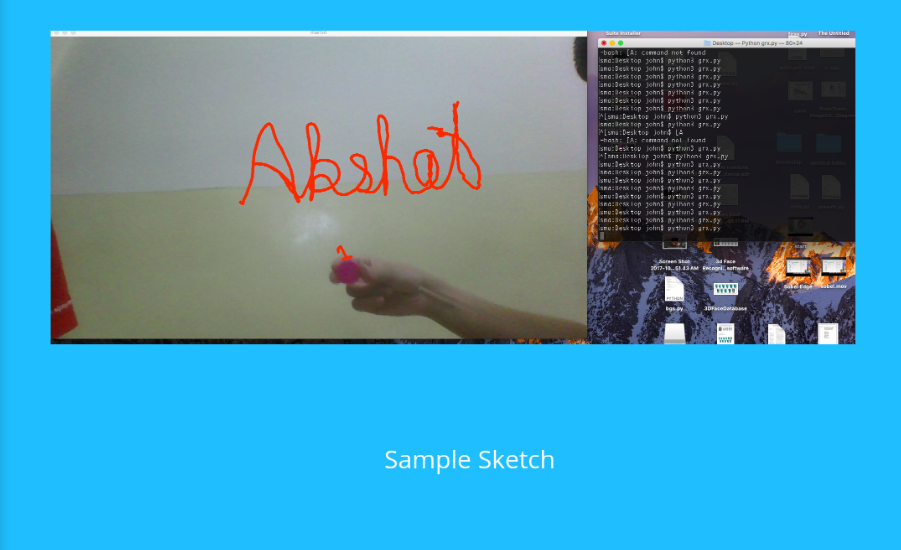
#> input picture part-5/sketch.png, 901 x 550 px, given in place of the camera
$ python grx.py
#> lines starting #> are read from the running program, lines starting #| are printed output that depends on the picture; after the words box and inside, x2 and y2 are one past the last pixel; in counts of white or black regions, pixels touching at a corner belong together
import cv2
import numpy as np

from collections import deque

pts = deque()
cap = cv2.VideoCapture(0)

# Info : ZOOM in the frame to get the RGB value of the corresponding pixel

# The range of color for the object to be detected in HSV
hsv_supremum = np.array([172, 221, 255])
hsv_infinum = np.array([150, 40, 130])


def operate(frame):
	frame_copy = frame.copy()
	frame_ret = frame.copy()

	# Converting the frame from BGR format to HSV format, Hue Saturation Value GOOGle for more
	frame_copy = cv2.cvtColor(frame, cv2.COLOR_BGR2HSV)

	# Thresholding the frame to get our object(color) tracked
	mask = cv2.inRange(frame_copy, hsv_infinum, hsv_supremum)
	mask = cv2.medianBlur(mask, 5)
	mask = cv2.erode(mask, None, iterations=2)
	mask = cv2.dilate(mask, None, iterations=2)

	#cv2.imshow('mask', mask)

	# Obtaining the binary Image for the corresponding mask
	res = cv2.bitwise_and(frame_ret,frame_ret, mask= mask)

	#cv2.imshow('res', res)
	# The result can be improved by smoothening the frame

	mask_copy = mask.copy()
	cnts = cv2.findContours(mask.copy(), cv2.RETR_EXTERNAL, cv2.CHAIN_APPROX_SIMPLE)[-2]
	center = None

	if len(cnts) > 0:
		c = max(cnts, key = cv2.contourArea)
		((x, y), radius) = cv2.minEnclosingCircle(c)

		M = cv2.moments(c)
		center = (int(M["m10"] / M["m00"]), int(M["m01"] / M["m00"]))

		if radius > 10:
			cv2.circle(frame_ret, (int(x), int(y)), int(radius), (0, 150, 255), 2)
			cv2.circle(frame_ret, center, 5, (0, 0, 255), -1)

	pts.appendleft(center)
	#print(pts[0])

	for i in range(1 , len(pts)):
		if pts[i-1] is None or pts[i] is None:
			continue
		thickness = 6
		cv2.line(frame_ret, pts[i-1], pts[i], (0, 0, 255), thickness)


	return frame_ret


while True:
	# Let's capture/read the frames for the video
	_, frame = cap.read()
#> frame is the input picture: shape (550, 901, 3); mean B, G, R 181, 151.8, 74.4

	# This frame captured is flipped, Lets's get the mirror effect
	frame = cv2.flip(frame, 1)
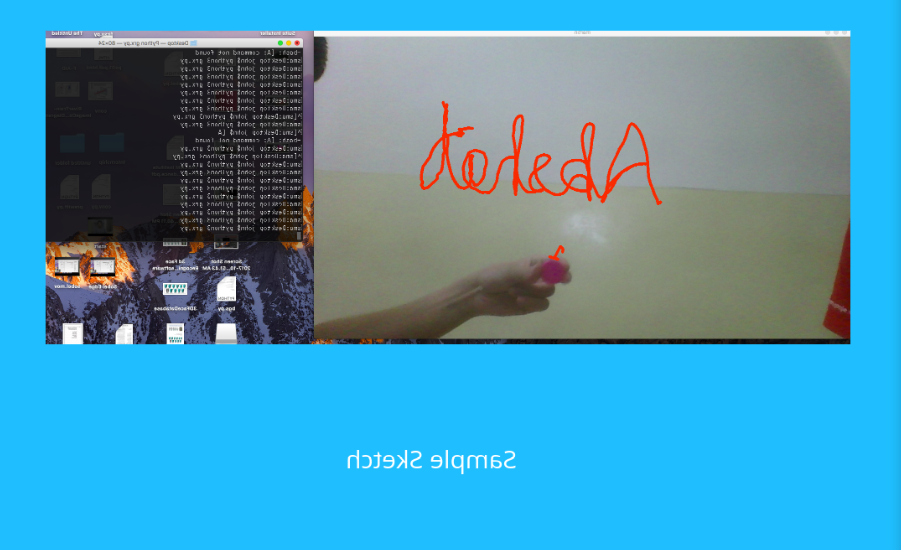
#> frame: shape (550, 901, 3); mean B, G, R 181, 151.8, 74.4

	# Any operations on the frame captured will be processed in the operate(frame) method
	final_frame = operate(frame)
#> in operate, `frame_copy = cv2.cvtColor(frame, cv2.COLOR_BGR2HSV)`: frame_copy: shape (550, 901, 3); mean H, S, V 87.6, 131.5, 187.8
#> in operate, `mask = cv2.inRange(frame_copy, hsv_infinum, hsv_supremum)`:
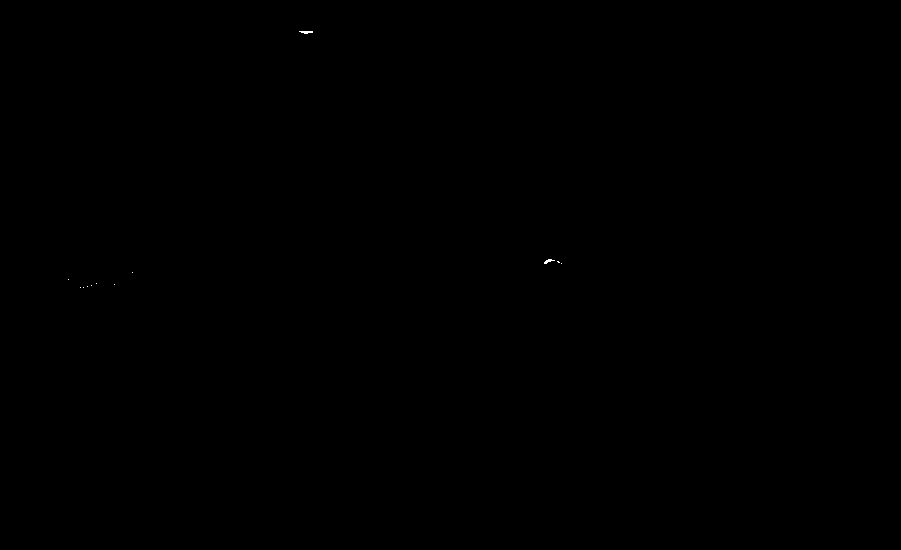
#> mask: shape (550, 901); 0.01% white in thin lines or dots, all inside (x1, y1, x2, y2) = (68, 31, 562, 288)
#> in operate, `mask = cv2.medianBlur(mask, 5)`: mask: shape (550, 901); 0% white in thin lines or dots, all inside (x1, y1, x2, y2) = (304, 31, 550, 263)
#> in operate, `mask = cv2.erode(mask, None, iterations=2)`: mask: shape (550, 901); every value is 0
#> in operate, `res = cv2.bitwise_and(frame_ret,frame_ret, mask= mask)`: res: shape (550, 901, 3); every value is 0
#> in operate, `cnts = cv2.findContours(mask.copy(), cv2.RETR_EXTERNAL, cv2.CHAIN_APPR..`: cnts = []

	# Showing the captured frame
	cv2.imshow('garrix', frame)
	cv2.imshow('martin', final_frame)

	# Continuous, Large amount of frames produce a video
	# waitkey(value), value is the ammount of millisecs a frame must be displayed
	# 0xff represents the ASCII value for the key, 27 is for ESC
	# waitKey is necessary to show a frame
	if cv2.waitKey(1) & 0xff == 27:
#> (key Esc is pressed here)
		break


cap.release()
cv2.destroyAllWindows()
